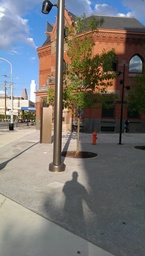
#> input picture SPcup_2018-master/(HTC-1-M7)1.jpg, 145 x 256 px, shrunk from 1520 x 2688 before the run, found by its file name
$ python 'numpy gpu.py'
#> lines starting #> are read from the running program, lines starting #| are printed output that depends on the picture; long printed decimals are rounded
import cv2
import numpy as np
from numba import vectorize
img = cv2.imread('(HTC-1-M7)1.jpg')
#> img is the input picture: shape (256, 145, 3); mean B, G, R 111.8, 115, 118.2
den = cv2.fastNlMeansDenoising(img,3,7,21)
noise = img - den
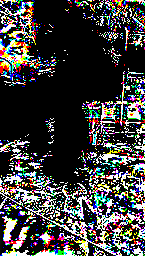
#> noise: shape (256, 145, 3); mean B, G, R 62.2, 62.9, 63.9


print(noise)
#> (printed output is left out)
print('std mean noise')
print(cv2.meanStdDev(noise))
#| (array([[62.239],
#|        [62.882],
#|        [63.926]]), array([[108.270],
#|        [108.664],
#|        [109.137]]))
print('mean')

@vectorize(["float32(float32)"],target = 'gpu')
def mean_noise(n):
	return np.std(n)

print('cuda')
print(mean_noise(noise))
#> (printed output is left out)

#noise1 = noise_mat(cv2.imread(,0))

$ run again, with SPcup_2018-master/template.jpg copied over SPcup_2018-master/(HTC-1-M7)1.jpg
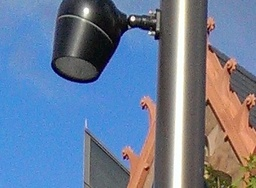
#> input picture SPcup_2018-master/template.jpg, 256 x 188 px, shrunk from 396 x 291 before the run, found by its file name
#> img is the input picture: shape (188, 256, 3); mean B, G, R 152.3, 124.7, 106.3
#> `noise = img - den`:
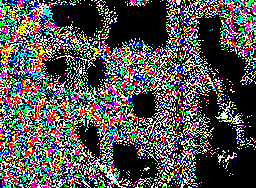
#> noise: shape (188, 256, 3); mean B, G, R 80.4, 79.9, 82.8
#> (printed output is left out)
#| (array([[80.437],
#|        [79.920],
#|        [82.849]]), array([[116.665],
#|        [116.523],
#|        [117.259]]))
#> (printed output is left out)
